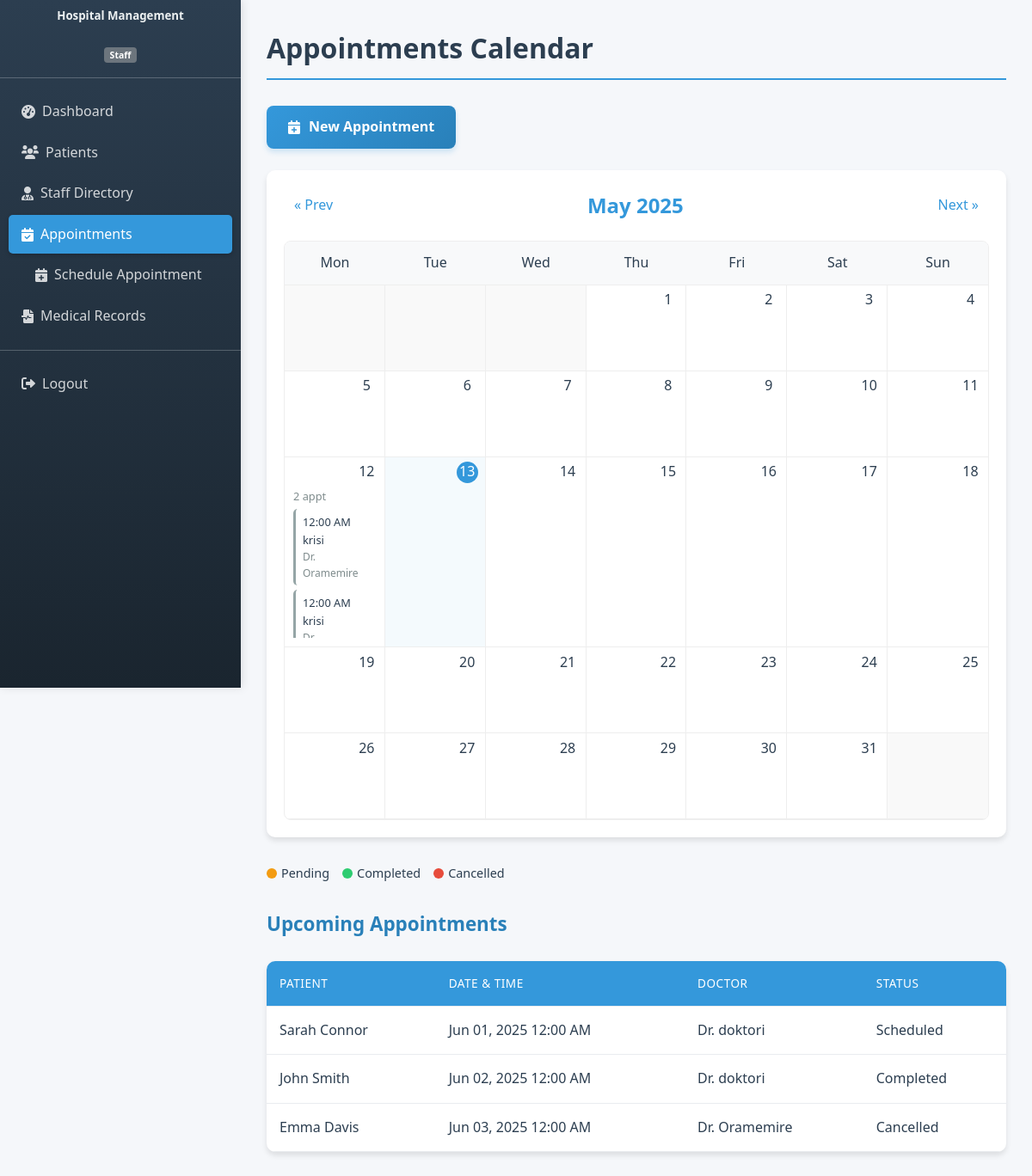
The app's page /view_appointment.php (signed in) with its own data.
### tables this page shows
CREATE TABLE `appointments` (
  `id` int(11) NOT NULL,
  `patient_id` int(11) NOT NULL,
  `staff_id` int(11) NOT NULL,
  `appointment_date` date NOT NULL,
  `description` text DEFAULT NULL,
  `status` enum('Scheduled','Completed','Cancelled') DEFAULT 'Scheduled',
  `doctor_id` int(11) NOT NULL
);

CREATE TABLE `patients` (
  `id` int(11) NOT NULL,
  `name` varchar(100) NOT NULL,
  `age` int(11) NOT NULL,
  `gender` enum('Male','Female','Other') DEFAULT NULL,
  `address` text DEFAULT NULL,
  `admission_date` date DEFAULT NULL,
  `user_id` int(11) DEFAULT NULL,
  `date_of_birth` date DEFAULT NULL,
  `blood_type` varchar(3) DEFAULT NULL,
  `allergies` text DEFAULT NULL
);

CREATE TABLE `staff` (
  `id` int(11) NOT NULL,
  `name` varchar(100) NOT NULL,
  `position` varchar(50) NOT NULL CHECK (`position` in ('doctor','nurse','administrator','technician')),
  `department` varchar(100) DEFAULT NULL,
  `license_number` varchar(50) DEFAULT NULL,
  `user_id` int(11) DEFAULT NULL
);

### view_appointment.php (the view, shortened to what this page needs)
<?php
include 'config.php';
$month = isset($_GET['month']) ? intval($_GET['month']) : intval(date('m'));
$year = isset($_GET['year']) ? intval($_GET['year']) : intval(date('Y'));
$prev_month = $month - 1;
$prev_year = $year;
$next_month = $month + 1;
$next_year = $year;
$start_date = "$year-$month-01";
$end_date = date('Y-m-t', strtotime($start_date));
$appointments = $conn->query("
    SELECT a.*, p.name AS patient_name, s.name AS staff_name
    FROM appointments a
    JOIN patients p ON a.patient_id = p.id
    JOIN staff s ON a.staff_id = s.id
    WHERE a.appointment_date BETWEEN '$start_date' AND '$end_date'
    ORDER BY a.appointment_date ASC
");
$appointments_by_date = [];
while ($row = $appointments->fetch_assoc()) {
    $date = date('Y-m-d', strtotime($row['appointment_date']));
    if (!isset($appointments_by_date[$date])) {
        $appointments_by_date[$date] = [];
    }
    $appointments_by_date[$date][] = $row;
}
$first_day_of_month = mktime(0, 0, 0, $month, 1, $year);
$number_of_days = date('t', $first_day_of_month);
$first_day_of_week = date('N', $first_day_of_month);
?>
<!DOCTYPE html>
<html>
<head>
    <link rel="stylesheet" type="text/css" href="style.css">
</head>
<body>
    <?php include 'sidebar.php'; ?>
    <div class="main-content">
        <div class="page-header">
            <h1>Appointments Calendar</h1>
            <a href="add_appointment.php" class="add-appointment-btn">
                <i class="fas fa-calendar-plus"></i>
                New Appointment
            </a>
        </div><br>
        <div class="calendar-container">
            <div class="calendar-header">
                <a href="?month=<?php echo $prev_month; ?>&year=<?php echo $prev_year; ?>" class="calendar-nav">&laquo; Prev</a>
                <h2><?php echo date('F Y', mktime(0, 0, 0, $month, 1, $year)); ?></h2>
                <a href="?month=<?php echo $next_month; ?>&year=<?php echo $next_year; ?>" class="calendar-nav">Next &raquo;</a>
            </div>
            <div class="calendar">
                <div class="calendar-weekdays">
                    <div>Mon</div>
                    <div>Tue</div>
                    <div>Wed</div>
                    <div>Thu</div>
                    <div>Fri</div>
                    <div>Sat</div>
                    <div>Sun</div>
                </div>
                <div class="calendar-days">
                    <?php
                    for ($i = 1; $i < $first_day_of_week; $i++) {
                        echo '<div class="calendar-day empty"></div>';
                    }
                    for ($day = 1; $day <= $number_of_days; $day++) {
                        $date = sprintf('%04d-%02d-%02d', $year, $month, $day);
                        $is_today = ($date == date('Y-m-d'));
                        $day_class = $is_today ? 'today' : '';
                        $has_appointments = isset($appointments_by_date[$date]) && count($appointments_by_date[$date]) > 0;
                        echo '<div class="calendar-day ' . $day_class . '">';
                        echo '<div class="day-number">' . $day . '</div>';
                        if ($has_appointments) {
                            echo '<div class="appointment-count">' . count($appointments_by_date[$date]) . ' appt</div>';
                            echo '<div class="appointment-list">';
                            foreach ($appointments_by_date[$date] as $appointment) {
                                $status_class = strtolower($appointment['status'] ?? 'pending');
                                echo '<div class="appointment-item ' . $status_class . '">';
                                echo '<div class="appointment-time">' . date('h:i A', strtotime($appointment['appointment_date'])) . '</div>';
                                echo '<div class="appointment-patient">' . htmlspecialchars($appointment['patient_name']) . '</div>';
                                echo '<div class="appointment-doctor">Dr. ' . htmlspecialchars($appointment['staff_name']) . '</div>';
                                echo '</div>';
                            }
                            echo '</div>';
                        }
                        echo '</div>';
                    }
                    $last_day_of_week = date('N', mktime(0, 0, 0, $month, $number_of_days, $year));
                    for ($i = $last_day_of_week + 1; $i <= 7; $i++) {
                        echo '<div class="calendar-day empty"></div>';
                    }
                    ?>
                </div>
            </div>
        </div>
        <div class="appointment-status-legend">
            <div class="legend-item">
                <span class="status-indicator pending"></span> Pending
            </div>
            <div class="legend-item">
                <span class="status-indicator completed"></span> Completed
            </div>
            <div class="legend-item">
                <span class="status-indicator cancelled"></span> Cancelled
            </div>
        </div>
        <div class="upcoming-appointments">
            <h2>Upcoming Appointments</h2>
            <?php
            $today = date('Y-m-d');
            $upcoming = $conn->query("
                SELECT a.*, p.name AS patient_name, s.name AS staff_name
                FROM appointments a
                JOIN patients p ON a.patient_id = p.id
                JOIN staff s ON a.staff_id = s.id
                WHERE a.appointment_date >= '$today'
                ORDER BY a.appointment_date ASC
                LIMIT 10
            ");
            if ($upcoming->num_rows > 0) {
                echo '<div class="table-responsive">';
                echo '<table class="data-table">';
                echo '<thead>';
                echo '<tr>';
                echo '<th>Patient</th>';
                echo '<th>Date & Time</th>';
                echo '<th>Doctor</th>';
                echo '<th>Status</th>';
                echo '</tr>';
                echo '</thead>';
                echo '<tbody>';
                while ($row = $upcoming->fetch_assoc()) {
                    echo '<tr>';
                    echo '<td>' . htmlspecialchars($row['patient_name']) . '</td>';
                    echo '<td>' . date('M d, Y h:i A', strtotime($row['appointment_date'])) . '</td>';
                    echo '<td>Dr. ' . htmlspecialchars($row['staff_name']) . '</td>';
                    echo '<td><span class="status ' . strtolower($row['status'] ?? 'pending') . '">' . ($row['status'] ?? 'Pending') . '</span></td>';
                    echo '</tr>';
                }
                echo '</tbody>';
                echo '</table>';
                echo '</div>';
            } else {
                echo '<div class="alert alert-info">No upcoming appointments found.</div>';
            }
            ?>
        </div>
    </div>
    <link rel="stylesheet" href="https://cdnjs.cloudflare.com/ajax/libs/font-awesome/6.0.0/css/all.min.css">
</body>
</html>

### sidebar.php (shortened to what this page needs)
<?php
$current_page = basename($_SERVER['PHP_SELF']);
?>
<nav id="sidebarMenu" class="col-md-3 col-lg-2 d-md-block bg-light sidebar collapse">
    <div class="position-sticky pt-3">
        <div class="text-center mb-4">
            <h5 class="mt-2">Hospital Management</h5>
            <p class="text-muted small"><br>
                <span class="badge bg-secondary"><?= ucfirst(htmlspecialchars($_SESSION['user_type'])) ?></span>
            </p>
        </div>
        <hr>
        <ul class="nav flex-column">
            <li class="nav-item">
                <a class="nav-link <?= $current_page == 'dashboard.php' ? 'active' : '' ?>" href="dashboard.php">
                    <i class="fas fa-tachometer-alt me-2"></i>
                    Dashboard
                </a>
            </li>
            <li class="nav-item">
                <a class="nav-link <?= $current_page == 'view_patients.php' ? 'active' : '' ?>" href="view_patients.php">
                    <i class="fas fa-users me-2"></i>
                    Patients
                </a>
            </li>
            <li class="nav-item">
                <a class="nav-link <?= $current_page == 'view_staff.php' ? 'active' : '' ?>" href="view_staff.php">
                    <i class="fas fa-user-md me-2"></i>
                    Staff Directory
                </a>
            </li>
            <li class="nav-item">
                <a class="nav-link <?= $current_page == 'view_appointment.php' ? 'active' : '' ?>" href="view_appointment.php">
                    <i class="fas fa-calendar-check me-2"></i>
                    Appointments
                </a>
            </li>
            <li class="nav-item ps-3">
                <a class="nav-link <?= $current_page == 'add_appointment.php' ? 'active' : '' ?>" href="add_appointment.php">
                    <i class="fas fa-calendar-plus me-2"></i>
                    Schedule Appointment
                </a>
            </li>
            <li class="nav-item">
                <a class="nav-link <?= $current_page == 'view_records.php' ? 'active' : '' ?>" href="view_records.php">
                    <i class="fas fa-file-medical-alt me-2"></i>
                    Medical Records
                </a>
            </li>
            </ul>
        <hr>
        <ul class="nav flex-column mb-2">
            <li class="nav-item">
                <a class="nav-link" href="logout.php">
                    <i class="fas fa-sign-out-alt me-2"></i>
                    Logout
                </a>
            </li>
        </ul>
    </div>
    <link rel="stylesheet" href="https://cdnjs.cloudflare.com/ajax/libs/font-awesome/6.0.0/css/all.min.css">
</nav>

### style.css (style rules this page uses)
:root { --primary: #3498db; --primary-dark: #2980b9; --primary-light: #e1f0fa; --secondary: #2ecc71; --secondary-dark: #27ae60; --warning: #e74c3c; --danger: #c0392b; --text-dark: #2c3e50; --text-light: #ecf0f1; --background: #f5f7fa; --sidebar-width: 280px; --shadow: 0 4px 6px rgba(0, 0, 0, 0.1); --transition: all 0.3s ease; --gray-light: #f9f9f9; --border-color: #e9ecef; }
* { margin: 0; padding: 0; box-sizing: border-box; }
body { font-family: 'Segoe UI', Tahoma, Geneva, Verdana, sans-serif; background-color: var(--background); color: var(--text-dark); min-height: 100vh; line-height: 1.6; }
.sidebar { width: var(--sidebar-width); background: linear-gradient(to bottom, #2c3e50, #1a252f); color: var(--text-light); height: 100vh; position: fixed; left: 0; top: 0; overflow-y: auto; transition: var(--transition); z-index: 100; box-shadow: 2px 0 10px rgba(0, 0, 0, 0.1); }
.nav-link { display: flex; align-items: center; padding: 10px 15px; color: rgba(255, 255, 255, 0.8); text-decoration: none; border-radius: 5px; margin: 2px 10px; transition: var(--transition); }
.nav-link.active { background-color: var(--primary); color: white; box-shadow: 0 2px 5px rgba(0, 0, 0, 0.2); }
.main-content { flex: 1; margin-left: var(--sidebar-width); padding: 30px; transition: var(--transition); }
h1, h2, h3, h4 { color: var(--text-dark); margin-bottom: 20px; font-weight: 600; }
h1 { font-size: 2rem; border-bottom: 2px solid var(--primary); padding-bottom: 10px; margin-bottom: 30px; }
h2 { font-size: 1.6rem; color: var(--primary-dark); }
table { width: 100%; border-collapse: separate; border-spacing: 0; margin: 25px 0; box-shadow: var(--shadow); border-radius: 10px; overflow: hidden; background: white; }
th, td { padding: 15px; text-align: left; border-bottom: 1px solid var(--border-color); }
th { background-color: var(--primary); color: white; font-weight: 500; text-transform: uppercase; font-size: 0.85rem; letter-spacing: 0.5px; }
.mb-4 { margin-bottom: 1.5rem; }
.text-center { text-align: center; }

### sidebar.php (style rules this page uses)
.nav-item { margin: 2px 0; }
.nav-item.ps-3 { padding-left: 1rem; }
.me-2 { margin-right: 0.5rem; }
.mt-2 { margin-top: 0.5rem; }
.mb-4 { margin-bottom: 1rem; }
.text-muted { color: #6c757d; }
.small { font-size: 0.875em; }
.badge { display: inline-block; padding: 0.35em 0.65em; font-size: 0.75em; font-weight: 700; line-height: 1; color: #fff; text-align: center; white-space: nowrap; vertical-align: baseline; border-radius: 0.25rem; }
.bg-secondary { background-color: #6c757d; }
.position-sticky { position: sticky; top: 0; }
hr { margin: 1rem 0; color: inherit; border: 0; border-top: 1px solid; opacity: 0.25; }
.text-center { text-align: center; }

### records on screen
appointments: appointment_date "12:00 AM", patient.name "krisi", staff.name "Oramemire"
appointments: appointment_date "12:00 AM", patient.name "krisi"
appointments: patient.name "Sarah Connor", appointment_date "Jun 01, 2025 12:00 AM", staff.name "doktori", status "Scheduled"
appointments: patient.name "John Smith", appointment_date "Jun 02, 2025 12:00 AM", staff.name "doktori", status "Completed"
appointments: patient.name "Emma Davis", appointment_date "Jun 03, 2025 12:00 AM", staff.name "Oramemire", status "Cancelled"

### other values on screen
$_SESSION['user_type'] "Staff"
date('F Y', mktime(0, 0, 0, $month, 1, $year)) "May 2025"
count($appointments_by_date[$date]) "2"
